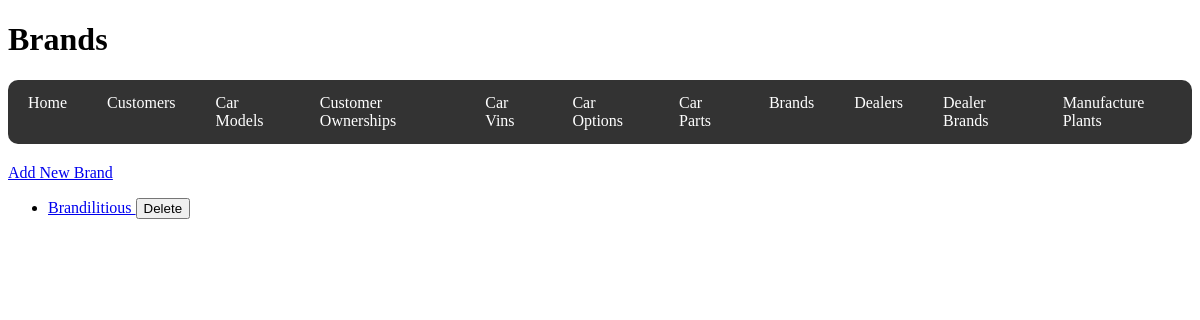
The app's page /brands, older data.
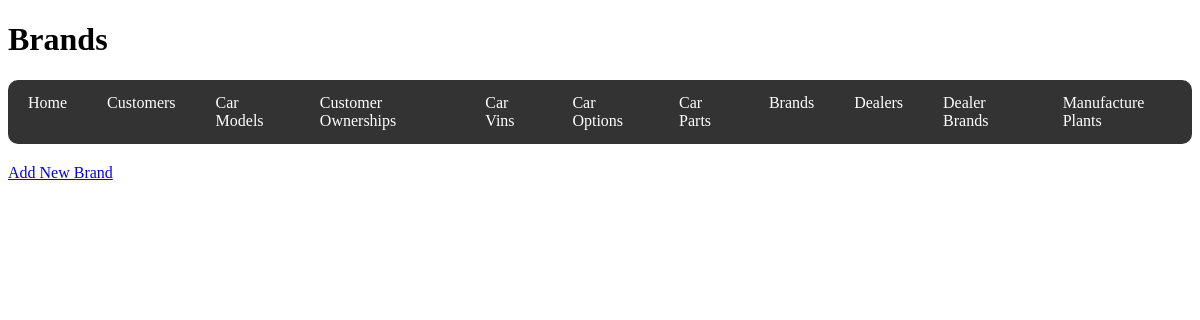
The same page, newer data.
### code/models.py (models this page shows)
class Brand(db.Model):
    __tablename__ = "Brands"
    brand_id = db.Column(db.Integer, primary_key=True)
    brand_name = db.Column(db.String(50))
    dealer_brands = db.relationship("DealerBrand", back_populates="brand")
    car_models = db.relationship("CarModel", back_populates="brand")

### code/routes/brands.py (the view)
@brands_bp.route("/brands", methods=["GET", "POST"])
def brands():
    if request.method == "POST":
        brand_name = request.form.get("brand_name")
        brand = Brand(brand_name=brand_name)
        db.session.add(brand)
        db.session.commit()
        return redirect(url_for("brands.brands"))
    brands = Brand.query.all()
    return render_template("brands.html", brands=brands)

### code/templates/brands.html
{% extends 'base.html' %} {% block title %}Brands{% endblock %} {% block header
%}
<h1>Brands</h1>
{% endblock %} {% block content %}
<a href="{{ url_for('brands.new_brand') }}">Add New Brand</a>
<ul>
  {% for brand in brands %}
  <li>
    <a href="{{ url_for('brands.view_brand', brand_id=brand.brand_id) }}">
      {{ brand.brand_name }}
    </a>
    <form
      action="{{ url_for('brands.delete_brand', brand_id=brand.brand_id) }}"
      method="POST"
      style="display: inline"
    >
      <button type="submit">Delete</button>
    </form>
  </li>
  {% endfor %}
</ul>
{% endblock %}

Row changes from the older to the newer data that the page shows:
removed Brand: brand_name "Brandilitious"
